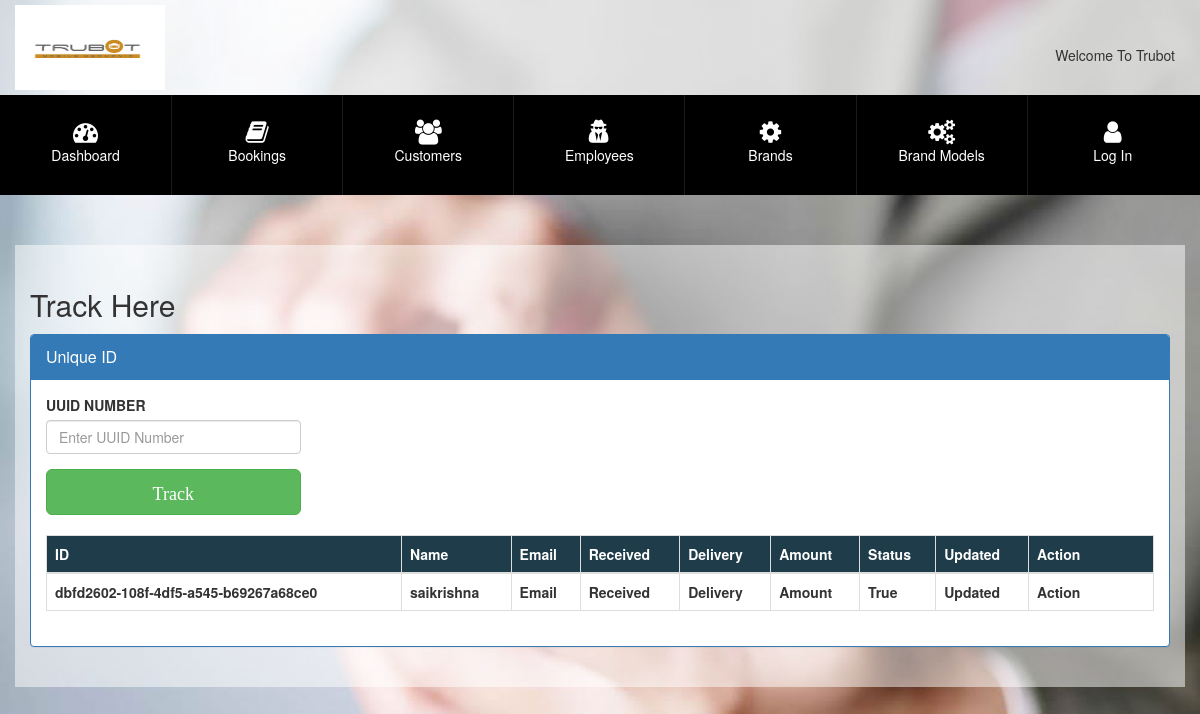
The page /dbfd2602-108f-4df5-a545-b69267a68ce0 on the database its author committed.
### myapp1/models.py (models this page shows)
class customerentry(models.Model):
    id = ShortUUIDField(primary_key=True, default=uuid.uuid4, editable=False,max_length=6)
    Customername=models.CharField(default="user",max_length=50)
    Receivedate=models.DateField(default=datetime.now())
    Deliverydate=models.DateField(default=datetime.now())
    jobpending=models.CharField(max_length=20)
    Email=models.CharField(max_length=30,default='Trubotattend@gmail.com')
    devicebrand=models.CharField(max_length=10,default="I-Phone")
    model=models.CharField(max_length=10,default="I-Phones")
    imei=models.CharField(max_length=20)
    devicecolour=models.CharField(max_length=10,default="Black")
    providerinfo=models.CharField(max_length=20)
    password=models.CharField(max_length=10)
    fault=models.CharField(max_length=200,default="Error")
    amount=models.IntegerField(default=0)
    power=models.BooleanField(default=False)
    charging=models.BooleanField(default=False)
    display=models.BooleanField(default=False)
    camera=models.BooleanField(default=False)
    battery=models.BooleanField(default=False)
    pictures=models.ImageField(upload_to='device_images',blank=True)
    others=models.TextField(max_length=200)
    parts=models.TextField(max_length=120,default="NOTHING YET")
    status=models.BooleanField(default=False)

### myapp1/views.py (the view)
# urls.py: re_path(r'^(?P<selfid>[a-f0-9]{8}-?[a-f0-9]{4}-?4[a-f0-9]{3}-?[89ab][a-f0-9]{3}-?[a-f0-9]{12})', views.track),
def track(request,selfid):
    tasks=customerentry.objects.filter(id=selfid)
    tasks=[obj.__dict__ for obj in tasks]
    return render(request,"customer.html",{'tasks':tasks})

### templates/customer.html (shortened to what this page needs)
{% load static %}
<!doctype html>
<html>
<head>
<link href="{%static 'styles/styles.css'%} " rel="stylesheet">
<link rel="stylesheet" href="https://maxcdn.bootstrapcdn.com/bootstrap/3.4.1/css/bootstrap.min.css">
<link href="{% static 'styles/customstyles.css' %}" rel="stylesheet">
<link href="{%static 'styles/parsley.css'%}" rel="stylesheet">
<link href="{%static 'styles/magnific-popup.css' %}" rel="stylesheet">
<link href="{%static 'styles/dataTables.bootstrap.css'%}" rel="stylesheet">
<link href="{%static 'styles/bootstrap-datepicker.css'%}" rel="stylesheet">
<link href="{%static 'styles/chosen.css'%}" rel="stylesheet">
<link rel="stylesheet" href="https://cdnjs.cloudflare.com/ajax/libs/font-awesome/4.7.0/css/font-awesome.min.css">
</head>
<body style="background-image:url({%static 'background.jpg' %})">
<div id="superdiv">
  <header id="header">
    <div class="container">
      <div class="row">
        <aside class="logo pull-left"><img src="{%static 'logo1.jpg'%}" alt="Trubot" height="85" width="150"></aside>
        <div class="usrOpt no-pad col-md-6 pull-right">
          <div class="statusBar"> <span class="pull-left">Welcome To Trubot {{request.user.username}}</span>
        </div>
        </div>
      </div>
    </div>
    <nav id="mainMenu">
      <div class="container">
        <div class="row">
          <ul class="topMenu">
            <li > <a href="#"><i class="fa fa-dashboard"></i><br>
              Dashboard</a> </li>
            <li > <a href="#"><i class="fa fa-book"></i><br>
              Bookings</a> </li>
            <li > <a href="/#>"><i class="fa fa-users"></i><br>
              Customers</a> </li>
            <li> <a href="/#>"><i class="fa fa-user-secret"></i><br>
              Employees</a> </li>
            <li> <a href="/#"><i class="fa fa-cog"></i><br>
              Brands</a> </li>
            <li > <a href="/#"><i class="fa fa-cogs"></i><br>
              Brand Models</a> </li>
            <li> <a href="/login"><i class="fa fa-user"></i><br>
              Log In </a> </li>
          </ul>
        </div>
      </div>
    </nav>
  </header>
  <div class="container bookings-form">
    <div class="row">
        <div class="col-sm-6">
            <h2>Track Here</h2>
       </div>
    </div>
    <div class="form-box">
        <div class="panel panel-primary">
            <div class="panel-heading">
                <h3 class="panel-title">Unique ID </h3>
            </div>
            <div class="panel-body">
                <div class="row">
                    <div class="col-md-3">
                        <div class="form-group">
                            <form method=POST id="bookingform" name="bookingform">
                            <label for="">UUID NUMBER</label>
                            <input type="search" class="form-control" name="uuid" id="uuid" required="" placeholder="Enter UUID Number">
                        </div>
                        <button type="submit" class="btn btn-success btn-lg btn-block" data-toggle="modal" data-target="#modal_form">
                          <i class="fa fa"> Track</i>
                        </button>
                    </div>
  </div>
  <br>
  <table id="table" class="table table-striped table-bordered" cellspacing="0" width="100%">
    <thead>
        <tr>
            <th>ID</th>
            <th>Name</th>
            <th>Email</th>
            <th>Received</th>
            <th>Delivery</th>
            <th>Amount</th>
            <th>Status</th>
            <th>Updated</th>
            <th style="width:125px;">Action</th>
        </tr>
    </thead>
    <tfoot>
        <tr>
            {%for task in tasks%}
            <th>{{task.id}}</th>
            <th>{{task.Customername}}</th>
            <th>Email</th>
            <th>Received</th>
            <th>Delivery</th>
            <th>Amount</th>
            <th>{{task.status}}</th>
            <th>Updated</th>
            <th>Action</th>
            {% endfor%}
        </tr>
    </tfoot>
</table>
</body>
</html>

### static/styles/styles.css (style rules this page uses)
* { box-sizing: border-box }
html { overflow: auto }
body { background: url(../images/background.jpg) no-repeat top center fixed #7c1703; background-size: cover; font: normal 14px "open_sansregular", Calibri, sans-serif, Arial; padding: 0; margin: 0 }
img, .noborder, .noborder td { border: none !important }
h1, h2, h3, h4, h5, h6 { font-weight: normal; color: rgba(0,0,0,0.8); padding: 3px 0; margin: 0 0 10px }
h2 { font-size: 30px }
h3 { font-size: 22px }
A { color: rgba(0,0,0,0.8); text-decoration: none; outline: none }
.floatfix:before, .floatfix:after, .container:before, .container:after { content: ""; display: table }
.container:after, .floatfix:after { clear: both }
.floatfix, .container { zoom: 1 }
.no-pad { padding: 0 !important }
table th, table.pad-tbl td { padding: 5px }
.container { width: auto; margin: 0 auto; padding: 5px; position: relative }
.form button, .form [type=submit], .form [type=button], .form [type=reset], .form .btn, .btn-lime, .btn, .btn-default { background: rgba(0,0,0,0.8); min-width: 120px; color: #fff; font-size: 16px; padding: 6px 8px; margin: 5px 5px 5px 0; display: table; outline: none !important; -webkit-transition: all 0.6s ease-in-out; -moz-transition: all 0.6s ease-in-out; transition: all 0.6s ease-in-out }
#header { background: rgba(255,255,255,0.6) }
#header .usrOpt { margin: 30px 0 0; text-align:right; }
#header #mainMenu { background: rgba(0,0,0,1); padding: 0 }
#header #mainMenu .container { padding: 0 }
#header #mainMenu .topMenu { padding: 0; margin: 0 }
#header #mainMenu .topMenu::after { clear: both; content: ""; display: table }
#header #mainMenu .topMenu>li { list-style: none; float: left; font-weight: 300; text-align: center; border-left: 1px rgba(255,255,255,0.1) solid; position: relative; width: 14.26% }
#header #mainMenu .topMenu>li:first-of-type { border: none }
#header #mainMenu .topMenu>li a { color: #fff; height: 100px; text-decoration: none; padding: 25px 10px; display: block; outline: none; -webkit-transition: all 0.3s ease-in-out; -moz-transition: all 0.3s ease-in-out; transition: all 0.3s ease-in-out }
#header #mainMenu .topMenu>li a .fa { font-size: 25px }
.bookings-form { display:block; position:relative; padding:20px 60px; background-color:rgba(255,255,255,0.5); margin:50px 0 0 0; }
.table-bordered > thead > tr > th { background-color:#1E3C49; color:#fff; }
.btn { min-width:auto }
.statusBar { display:inline-block; margin-top: 10px; margin-right: 10px; }

### rows shown on the page
customerentry: id "dbfd2602-108f-4df5-a545-b69267a68ce0", Customername "saikrishna", status "True"
